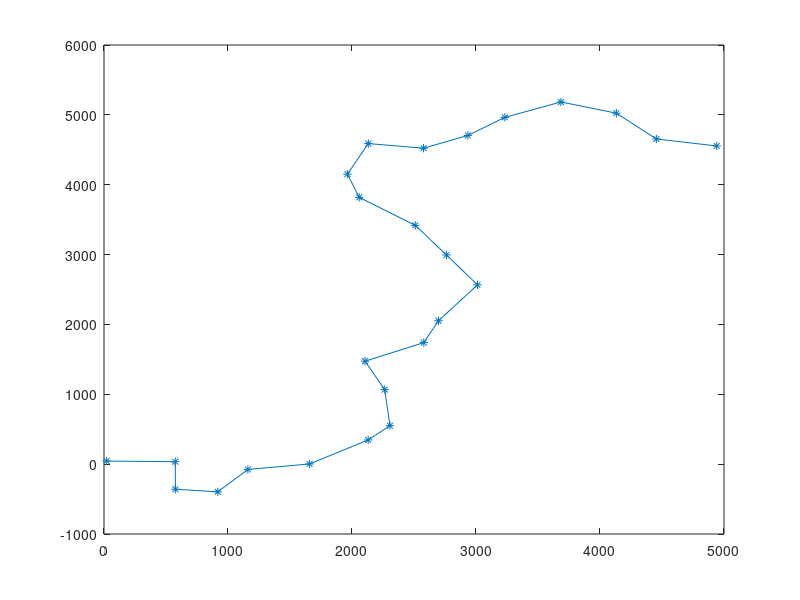

The MATLAB source for this figure:
%% Generate pipe segments for the ships and UUVs to follow
clc;clear;close all;
% Range where pipeline begins
x_range = [-100,100];
y_range = [-25,100];

% Initial point of pipeline
x_init = x_range(1) + (x_range(2) - x_range(1)).*rand(1,1);
y_init = y_range(1) + (y_range(2) - y_range(1)).*rand(1,1);
p_init = [x_init,y_init];

% number of points (number of line segments = p_N - 1)
p_N = 25;

% max length of pipe (along axes, triangle may be larger)
L_max = 500;
L_min = 25;
L_hyp = sqrt(L_max^2 + L_min^2);

% List of begin-end points for pipes
p_list = zeros(p_N,2);
p_list(1,:) = p_init;

% List of angles
angle_list = zeros(p_N,1);
angle_list(1,:) = 0; % degrees

% Angle limits 
theta_min = deg2rad(-180);
theta_max = deg2rad(180);
%theta_dot_max = deg2rad(90);

any_bad = 0; % check if bad angles are generated (not allowed in simulation)

opt_intersect = 0; % check if segments intersect

%figure; hold on;

for i_p = 2 : p_N
    %clc;
    L_x = L_min + (L_max - L_min) * rand(1,1);
    L_y = L_min + (L_max - L_min) * rand(1,1);
    
    bad_angle = 1;
    while bad_angle
        %'trying new points'
        theta = theta_min + (theta_max - theta_min) * rand(1,1);
        rot_theta = [cos(theta) -sin(theta); sin(theta) cos(theta)];
        
        p_next = p_list(i_p - 1,:) + [L_x,L_y] * rot_theta;
        diff_next = p_next - p_list(i_p-1,:);
        angle_next = rad2deg(atan2(diff_next(2),diff_next(1)))
        angle_list(i_p-1) - angle_next
        if abs(angle_next - angle_list(i_p-1)) < 90
            bad_angle = 0;
            disp('Good angle');
        else
            disp('No, I do not like that one')
        end       
%         if opt_intersect
%             for i_theta = 1 : i_p - 1
%                 %if norm(p_next - p_list(i_theta,:),2) <= L_hyp
%                     % check intersection of nearby line segments
%                     %ls1 = polyshape(p_next, p_list(i_theta,:) + p_next);
%                     %ls1
% 
%                     for i_int = 2 : i_p - 1
%                         %ls2 = polyshape(p_list(i_int - 1,: ), p_list(i_int - 1, :) + p_list(i_int,:) );
% 
%                         %ls_int = intersect(ls1,ls2);
%                         ls_int = polyxpoly( p_next, p_list(i_theta,:) , p_list(i_int - 1,: ), p_list(i_int,:) );
% 
%                         %plot(p_next, p_list(i_theta,:) , p_list(i_int - 1,: ), p_list(i_int,:));
% 
%                         if ~isempty(ls_int)
%                             any_bad = 1;
%                             break;
%                         else
%                             bad_angle = 0;
%                         end
%                     end
% 
%                     if any_bad
%                         bad_angle = 1;
%                         any_bad = 0;
%                         break;
%                     end
%                 %end
%                 %if norm(p_next - p_list(i_theta,:),2) < L_hyp
%                 %    bad_angle = bad_angle && 0;
%                 %    break;
%                 %end
%             end
%         else
%             bad_angle = 0
%         end
    end
    angle_list(i_p) = angle_next;
    p_list(i_p,:) = p_next;
    disp('Adding next segment...')
    plot(p_list(1:i_p,1), p_list(1:i_p,2),'*-');
    %pause;
end

plot(p_list(:,1), p_list(:,2),'*-');
% mm = max(max(abs(p_list))); 
% axis([-mm mm -mm mm]) % Fix axis dimensions so plot figure is square